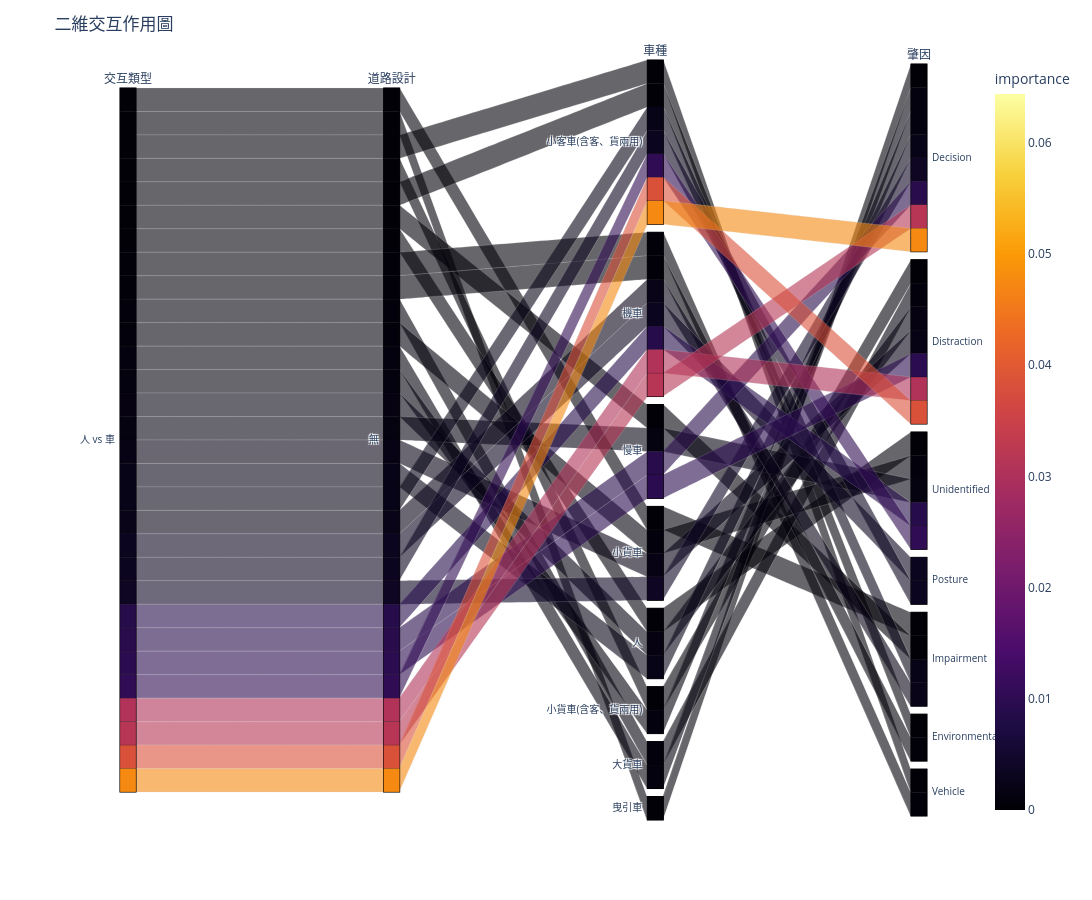

Notebook cell for this chart:
### Markdown cell above
# 2 Way interaction

### Code cell
def parallel_categories_plot(df_plot, dimensions_dct):
    df_plot = df_plot.sort_values('importance', ascending=False)
    fig_parcats = px.parallel_categories(
        df_plot, 
        dimensions=dimensions_dct.keys(),
        color="importance",
        color_continuous_scale=px.colors.sequential.Inferno,
        labels=dimensions_dct,
        range_color=[global_min, global_max]
    )

    fig_parcats.update_layout(
        title="二維交互作用圖",
        height=800,
        width=1500
    )

    fig_parcats.show()

df_cause_road = df[(df['Vehicle'] == '無') & (df['Person'] != '無') & (df['Road'] != '無')].head(30).copy()
df_cause_road['Interaction'] = '人 vs 路'
df_car_road = df[(df['Vehicle'] != '無') & (df['Person'] == '無') & (df['Road'] != '無')].head(30).copy()
df_car_road['Interaction'] = '車 vs 路'
df_human_car = df[(df['Vehicle'] != '無') & (df['Person'] != '無') & (df['Road'] == '無')].head(30).copy()
df_human_car['Interaction'] = '人 vs 車'

df_combined = pd.concat([df_cause_road, df_car_road, df_human_car])
# df_combined = df_combined[df_combined['importance'] > 0.001]

df_combined = df_combined.sort_values('importance', ascending=False)

dims = ['Interaction', 'Road', 'Vehicle', 'Person']
labels_map = {'Interaction': '交互類型', 'Road':'道路設計', 'Vehicle':'車種', 'Person':'肇因'}

fig_combined = px.parallel_categories(
    df_combined, 
    dimensions=dims,
    color="importance",
    color_continuous_scale=px.colors.sequential.Inferno,
    labels=labels_map,
    range_color=[global_min, global_max]
)

fig_combined.update_layout(
    title="二維交互作用圖",
    height=900,
    width=1600
)

fig_combined.show()

### Figure 1 — Plotly figure (JSON) as saved in the notebook; plotly's stock layout.template omitted (floating-point values rounded to 4 significant figures)
{"data": [{"dimensions": [{"label": "交互類型", "values": ["人 vs 車", "人 vs 車", "人 vs 車", "人 vs 車", "人 vs 車", "人 vs 車", "人 vs 車", "人 vs 車", "人 vs 車", "人 vs 車", "人 vs 車", "人 vs 車", "人 vs 車", "人 vs 車", "人 vs 車", "人 vs 車", "人 vs 車", "人 vs 車", "人 vs 車", "人 vs 車", "人 vs 車", "人 vs 車", "人 vs 車", "人 vs 車", "人 vs 車", "人 vs 車", "人 vs 車", "人 vs 車", "人 vs 車", "人 vs 車"]}, {"label": "道路設計", "values": ["無", "無", "無", "無", "無", "無", "無", "無", "無", "無", "無", "無", "無", "無", "無", "無", "無", "無", "無", "無", "無", "無", "無", "無", "無", "無", "無", "無", "無", "無"]}, {"label": "車種", "values": ["小客車(含客、貨兩用)", "小客車(含客、貨兩用)", "機車", "機車", "小客車(含客、貨兩用)", "慢車", "慢車", "機車", "小貨車", "小客車(含客、貨兩用)", "機車", "機車", "小客車(含客、貨兩用)", "人", "小貨車", "慢車", "人", "小貨車(含客、貨兩用)", "大貨車", "小貨車", "大貨車", "機車", "機車", "人", "慢車", "小客車(含客、貨兩用)", "小貨車(含客、貨兩用)", "小客車(含客、貨兩用)", "曳引車", "小貨車"]}, {"label": "肇因", "values": ["Decision", "Distraction", "Decision", "Distraction", "Unidentified", "Distraction", "Decision", "Unidentified", "Decision", "Posture", "Posture", "Impairment", "Impairment", "Decision", "Distraction", "Unidentified", "Distraction", "Decision", "Decision", "Unidentified", "Distraction", "Environmental", "Vehicle", "Unidentified", "Impairment", "Environmental", "Distraction", "Vehicle", "Decision", "Impairment"]}], "domain": {"x": [0, 1], "y": [0, 1]}, "line": {"color": [0.04755, 0.03838, 0.03165, 0.03062, 0.01019, 0.009753, 0.009112, 0.008848, 0.003623, 0.003279, 0.003231, 0.002316, 0.00223, 0.00223, 0.001886, 0.001565, 0.001468, 0.001187, 0.001162, 0.0008606, 0.000802, 0.000551, 0.0005358, 0.0005226, 0.0005132, 0.0005018, 0.0004607, 0.0004343, 0.0004308, 0.0004063], "coloraxis": "coloraxis"}, "name": "", "type": "parcats"}], "layout": {"coloraxis": {"cmax": 0.06439, "cmin": 0, "colorbar": {"title": {"text": "importance"}}, "colorscale": [[0, "#000004"], [0.1111, "#1b0c41"], [0.2222, "#4a0c6b"], [0.3333, "#781c6d"], [0.4444, "#a52c60"], [0.5556, "#cf4446"], [0.6667, "#ed6925"], [0.7778, "#fb9b06"], [0.8889, "#f7d13d"], [1, "#fcffa4"]]}, "height": 900, "legend": {"tracegroupgap": 0}, "margin": {"t": 60}, "title": {"text": "二維交互作用圖"}, "width": 1600}}
